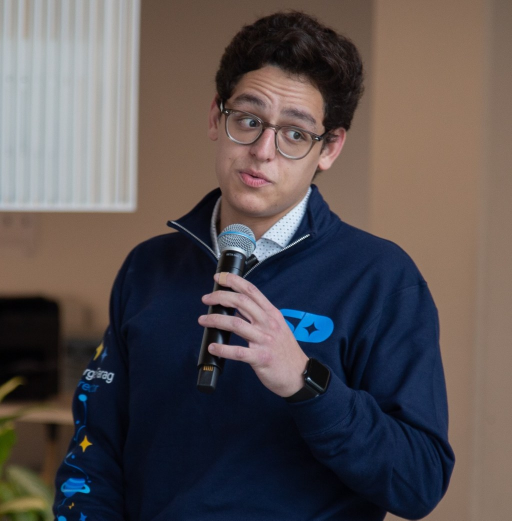
#> input picture assets/portrait.jpg, 1024 x 1041 px (shown at 1/2 size)
$ python build_avatar_dots.py
#> lines starting #> are read from the running program, lines starting #| are printed output that depends on the picture
#!/usr/bin/env python3
"""Generates assets/avatar-dots.svg -- the profile photo rendered as a dot matrix
that draws itself in left-to-right, top-to-bottom scan order, holds, clears in the
same order, and loops.

Source image: assets/avatar.jpg  (refresh with: curl -L https://github.com/georgef166.png -o assets/avatar.jpg)
Run: python3 assets/build_avatar_dots.py
"""
import math
import os
import sys

from PIL import Image, ImageChops, ImageEnhance, ImageFilter

HERE = os.path.dirname(os.path.abspath(__file__))

# --- knobs --------------------------------------------------------------
SOURCE   = "portrait.jpg"  # path relative to this file (or absolute)
GRID     = 100     # dots per side
CROP     = (0, 0, 1024, 1024)  # square crop of the 1024x1041 photo (keeps its top edge)
SIZE     = 360     # rendered card size in px
INSET    = 16      # padding between card edge and the dot field
BG       = "#0d1117"
BORDER   = "#30363d"

CONTRAST   = 1.20
SATURATION = 1.00
BRIGHTNESS = 1.00

R_MIN, R_MAX = 0.42, 1.04   # dot radius as a fraction of half-cell
R_GAMMA      = 0.70         # <1 lifts the shadows so dark areas keep some dot
MIN_ALPHA    = 0.02         # drop dots dimmer than this (shrinks the file)
STRETCH      = (1.0, 99.0)  # percentiles mapped to black/white before sizing dots
GRAY_GAMMA   = 1.00         # <1 lifts shadows in the grayscale fill (backlit subjects)
LOCAL_GAIN   = 1.5          # >0 enables local-contrast normalisation (raise it for backlit shots)
LOCAL_RADIUS = 40           # blur radius that defines "local" for that normalisation
VIGNETTE     = 0.85         # 0 = off; fades the corners so the face carries the frame
VIG_CENTER   = (0.50, 0.38)  # where the vignette is centred, as a fraction of the frame
VIG_INNER    = 0.30          # everything inside this radius is left at full strength

BUCKETS   = 150    # dots animate in this many staggered waves along the scan
BUILD_IN  = 3.60   # time for the portrait to draw in
HOLD      = 4.00   # time the finished portrait sits still
FADE_OUT  = 1.70   # time to clear away
REST      = 0.60   # blank beat before it redraws


def build(mode="color", out_name="avatar-dots.svg"):
#> called with mode = 'gray', out_name = 'avatar-dots.svg'
    src = SOURCE if os.path.isabs(SOURCE) else os.path.normpath(os.path.join(HERE, SOURCE))
    img = Image.open(src).convert("RGB").crop(CROP)
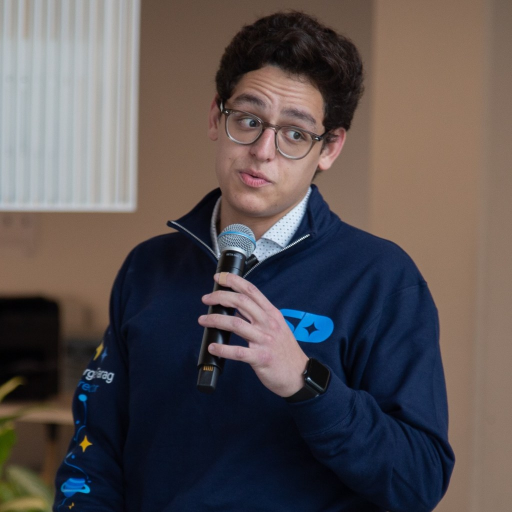
#> img: PIL image 1024x1024 RGB (shown at 1/2 size); mean R, G, B 89.4, 81.8, 82.2
    if LOCAL_GAIN:
        # subtract a heavily blurred copy: cancels the global light/dark split so a
        # face lit dimmer than its background still shows its own detail
        g = img.convert("L")
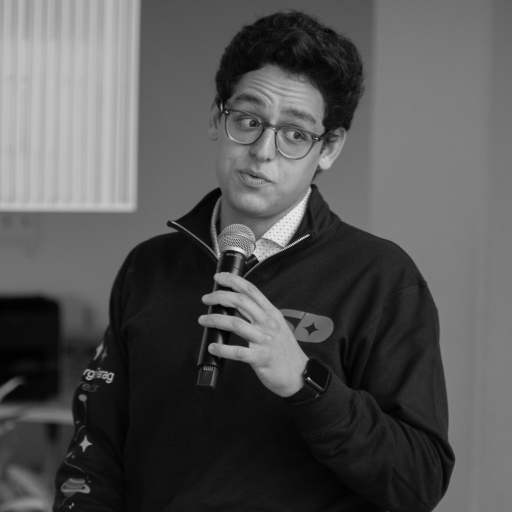
#> g: PIL image 1024x1024 L (shown at 1/2 size); min 0, max 251, mean 84.1
        blur = g.filter(ImageFilter.GaussianBlur(radius=LOCAL_RADIUS))
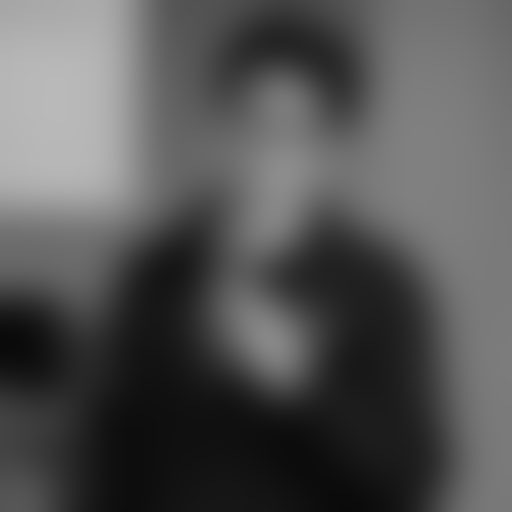
#> blur: PIL image 1024x1024 L (shown at 1/2 size); min 9, max 185, mean 84.1
        detail = ImageChops.subtract(g, blur, 1.0, 128)
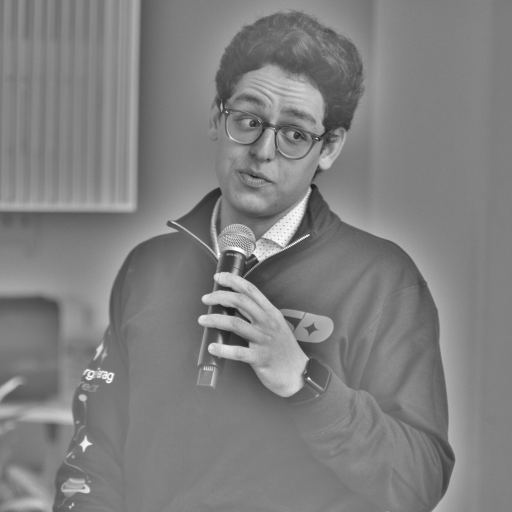
#> detail: PIL image 1024x1024 L (shown at 1/2 size); min 22, max 255, mean 128
        detail = ImageEnhance.Contrast(detail).enhance(LOCAL_GAIN)
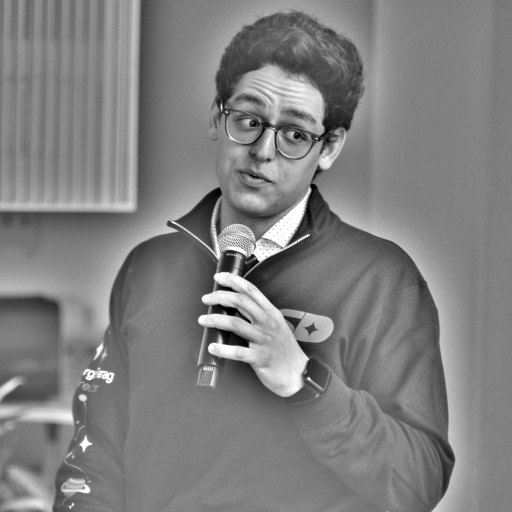
#> detail: PIL image 1024x1024 L (shown at 1/2 size); min 0, max 255, mean 127.7
        img = detail.convert("RGB")
    img = ImageEnhance.Contrast(img).enhance(CONTRAST)
    img = ImageEnhance.Color(img).enhance(SATURATION)
    img = ImageEnhance.Brightness(img).enhance(BRIGHTNESS)
    small = img.resize((GRID, GRID), Image.LANCZOS)
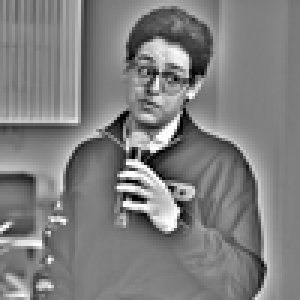
#> small: PIL image 100x100 RGB (shown 3 times larger); min 0, max 255, mean 127.1
    px = small.load()

    field = SIZE - 2 * INSET
    cell = field / GRID
    half = cell / 2

    # stretch luminance across the percentile window so dot sizes use the full range
    lums = sorted((0.2126 * px[x, y][0] + 0.7152 * px[x, y][1] + 0.0722 * px[x, y][2]) / 255
                  for y in range(GRID) for x in range(GRID))
#> lums = 10000 values from 0 to 1
    lo = lums[int(len(lums) * STRETCH[0] / 100)]
#> lo = 0.11
    hi = lums[min(int(len(lums) * STRETCH[1] / 100), len(lums) - 1)]
#> hi = 0.949
    span = max(hi - lo, 1e-6)
#> span = 0.839

    dots = []
    for gy in range(GRID):
        for gx in range(GRID):
            r, g, b = px[gx, gy]
            raw = (0.2126 * r + 0.7152 * g + 0.0722 * b) / 255
            lum = min(max((raw - lo) / span, 0.0), 1.0)
            if VIGNETTE:
                cx0, cy0 = VIG_CENTER[0] * (GRID - 1), VIG_CENTER[1] * (GRID - 1)
                d = math.hypot(gx - cx0, gy - cy0) / (GRID - 1)
                t = max(0.0, (d - VIG_INNER) / max(1.0 - VIG_INNER, 1e-6))
                v = max(0.0, 1.0 - VIGNETTE * t * t)
                lum *= v
                r, g, b = int(r * v), int(g * v), int(b * v)
            if lum < MIN_ALPHA:
                continue
            rad = half * (R_MIN + (R_MAX - R_MIN) * (lum ** R_GAMMA))
            cx = INSET + gx * cell + half
            cy = INSET + gy * cell + half
            if mode == "gray":
                v = int(round(255 * (lum ** GRAY_GAMMA)))
                fill = f"#{v:02x}{v:02x}{v:02x}"
            elif mode == "color":
                fill = f"#{r:02x}{g:02x}{b:02x}"
            else:
                fill = None
            dots.append((gx, gy, cx, cy, rad, fill, lum))
#> after the loop, dots = 9880 items

    # scan order: left to right within a row, top row to bottom row
    ordered = sorted(dots, key=lambda d: (d[1], d[0]))
#> ordered = 9880 items

    total = round(BUILD_IN + HOLD + FADE_OUT + REST, 3)
    n = len(ordered)
#> n = 9880
    # contiguous slices, so each wave is the next run along the scan
    waves = [ordered[i * n // BUCKETS:(i + 1) * n // BUCKETS] for i in range(BUCKETS)]
#> waves = 150 items

    p = ['<?xml version="1.0" encoding="UTF-8"?>']
    p.append(f'<svg xmlns="http://www.w3.org/2000/svg" width="{SIZE}" height="{SIZE}" '
             f'viewBox="0 0 {SIZE} {SIZE}" role="img" '
             f'aria-label="Portrait of George Farag rendered as an animated dot matrix">')
    p.append(f'<rect x="1" y="1" width="{SIZE-2}" height="{SIZE-2}" rx="14" fill="{BG}" stroke="{BORDER}"/>')
    grp_fill = '' if mode in ("color", "gray") else ' fill="#e6edf3"'
    for i, wave in enumerate(waves):
        if not wave:
            continue
        t_in = BUILD_IN * (i / BUCKETS)
        t_out = BUILD_IN + HOLD + FADE_OUT * (i / BUCKETS)
        k_in, k_out = t_in / total, t_out / total
        k_out_end = min((t_out + FADE_OUT / BUCKETS * 6) / total, 0.999)
        # opacity="1" is the static fallback: no SMIL -> the finished portrait
        p.append(f'<g opacity="1"{grp_fill}>')
        p.append(f'<animate attributeName="opacity" dur="{total}s" repeatCount="indefinite" '
                 f'values="0;0;1;1;0;0" '
                 f'keyTimes="0;{k_in:.5f};{min(k_in + 0.010, k_out):.5f};{k_out:.5f};{k_out_end:.5f};1" '
                 f'calcMode="linear"/>')
        body = []
        for _, _, cx, cy, rad, fill, _ in wave:
            f = f' fill="{fill}"' if fill else ''
            body.append(f'<circle cx="{cx:.1f}" cy="{cy:.1f}" r="{rad:.2f}"{f}/>')
        p.append("".join(body))
        p.append('</g>')
#> this loop made 150 passes
#> (t_in, t_out, k_in, k_out, k_out_end) on passes 1 to 12: (0, 7.6, 0, 0.768, 0.775), (0.024, 7.61, 0.00242, 0.769, 0.776), (0.048, 7.62, 0.00485, 0.77, 0.777), (0.072, 7.63, 0.00727, 0.771, 0.778), (0.096, 7.65, 0.0097, 0.772, 0.779), (0.12, 7.66, 0.0121, 0.773, 0.78), (0.144, 7.67, 0.0145, 0.775, 0.781), (0.168, 7.68, 0.017, 0.776, 0.783), (0.192, 7.69, 0.0194, 0.777, 0.784), (0.216, 7.7, 0.0218, 0.778, 0.785), (0.24, 7.71, 0.0242, 0.779, 0.786), (0.264, 7.72, 0.0267, 0.78, 0.787)
#> after the loop, p = 603 items
    p.append('</svg>')

    out_path = os.path.join(HERE, out_name)
    with open(out_path, "w", encoding="utf-8") as f:
        f.write("\n".join(p) + "\n")
    print(f"wrote {out_path}  ({len(dots)} dots, loop {total}s, "
          f"{os.path.getsize(out_path)//1024} KB)")
#| wrote assets/avatar-dots.svg  (9880 dots, loop 9.9s, 552 KB)


if __name__ == "__main__":
    build(mode=sys.argv[1] if len(sys.argv) > 1 else "gray",
          out_name=sys.argv[2] if len(sys.argv) > 2 else "avatar-dots.svg")

$ run again, with assets/2995E953-8C0A-4B12-9569-DD4094B29C53_1_105_c.jpeg copied over assets/portrait.jpg
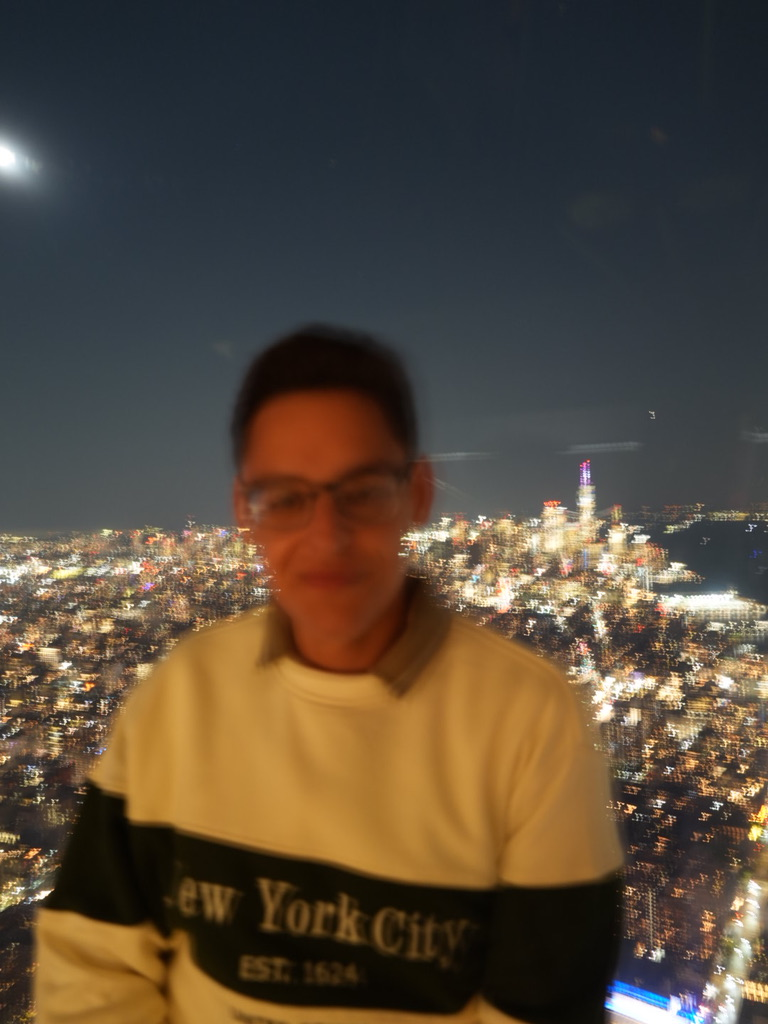
#> input picture assets/2995E953-8C0A-4B12-9569-DD4094B29C53_1_105_c.jpeg, 768 x 1024 px
#> in build, `blur = g.filter(ImageFilter.GaussianBlur(radius=LOCAL_RADIUS))`:
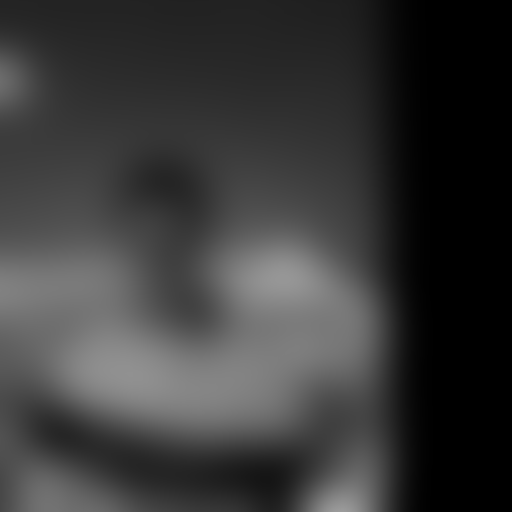
#> blur: PIL image 1024x1024 L (shown at 1/2 size); min 0, max 155, mean 56.7
#> in build, `small = img.resize((GRID, GRID), Image.LANCZOS)`:
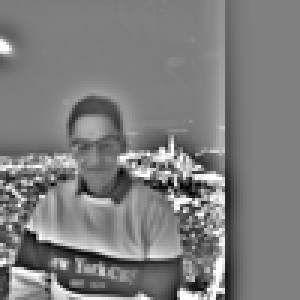
#> small: PIL image 100x100 RGB (shown 3 times larger); min 0, max 255, mean 125.6
#> lums = 10000 values from 0 to 1
#> lo = 0.122
#> hi = 0.961
#> span = 0.839
#> after the loop in build, `for gy in range(GRID):`: dots = 9855 items
#> n = 9855
#> waves = 150 items
#> the loop in build, `for i, wave in enumerate(waves):` made 150 passes
#> (t_in, t_out, k_in, k_out, k_out_end) on passes 1 to 8: (0, 7.6, 0, 0.768, 0.775), (0.024, 7.61, 0.00242, 0.769, 0.776), (0.048, 7.62, 0.00485, 0.77, 0.777), (0.072, 7.63, 0.00727, 0.771, 0.778), (0.096, 7.65, 0.0097, 0.772, 0.779), (0.12, 7.66, 0.0121, 0.773, 0.78), (0.144, 7.67, 0.0145, 0.775, 0.781), (0.168, 7.68, 0.017, 0.776, 0.783)
#> after the loop in build, `for i, wave in enumerate(waves):`: p = 603 items
#| wrote assets/avatar-dots.svg  (9855 dots, loop 9.9s, 550 KB)
